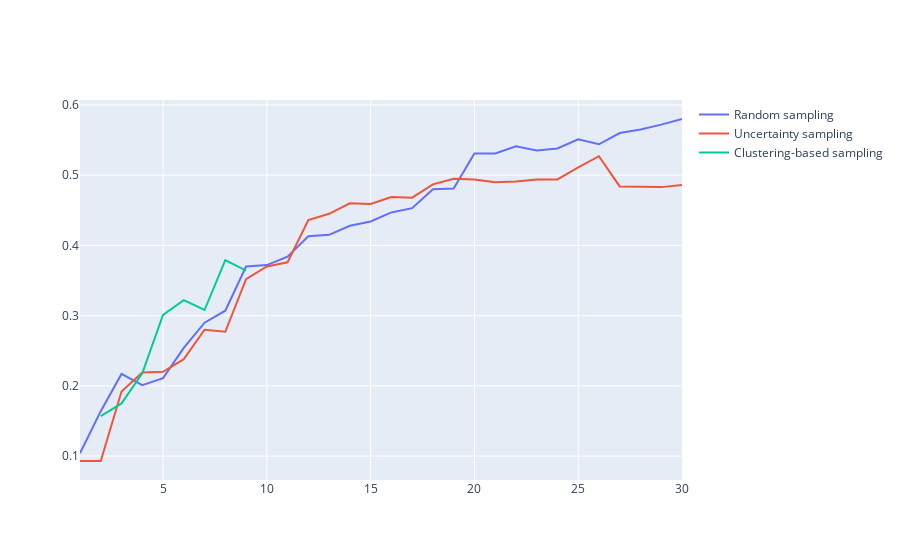

The notebook cell this image was saved under:
### Markdown cell above
Visualization

### Code cell
fig = go.Figure()
fig.add_trace(go.Scatter(x=number_of_labels_random_sampling, y=accuracies_random_sampling,
                         mode='lines', name='Random sampling'))
fig.add_trace(go.Scatter(x=number_of_labels_uncertainty_sampling, y=accuracies_uncertainty_sampling,
                        mode='lines', name='Uncertainty sampling'))
fig.add_trace(go.Scatter(x=number_of_labels_clustering_based_sampling, y=accuracies_clustering_based_sampling,
                        mode='lines', name='Clustering-based sampling'))
fig.show()

### Figure 1 — Plotly figure (JSON) as saved in the notebook; plotly's stock layout.template omitted (floating-point values rounded to 4 significant figures)
{"data": [{"mode": "lines", "name": "Random sampling", "type": "scatter", "x": [1, 2, 3, 4, 5, 6, 7, 8, 9, 10, 11, 12, 13, 14, 15, 16, 17, 18, 19, 20, 21, 22, 23, 24, 25, 26, 27, 28, 29, 30], "y": [0.104, 0.164, 0.217, 0.201, 0.211, 0.254, 0.29, 0.307, 0.37, 0.372, 0.384, 0.413, 0.415, 0.428, 0.434, 0.447, 0.453, 0.48, 0.481, 0.531, 0.531, 0.541, 0.535, 0.538, 0.551, 0.544, 0.56, 0.565, 0.572, 0.58]}, {"mode": "lines", "name": "Uncertainty sampling", "type": "scatter", "x": [1, 2, 3, 4, 5, 6, 7, 8, 9, 10, 11, 12, 13, 14, 15, 16, 17, 18, 19, 20, 21, 22, 23, 24, 25, 26, 27, 28, 29, 30], "y": [0.093, 0.093, 0.192, 0.219, 0.22, 0.238, 0.28, 0.277, 0.352, 0.37, 0.376, 0.436, 0.445, 0.46, 0.459, 0.469, 0.468, 0.487, 0.495, 0.494, 0.49, 0.491, 0.494, 0.494, 0.511, 0.527, 0.484, 0.483, 0.483, 0.486]}, {"mode": "lines", "name": "Clustering-based sampling", "type": "scatter", "x": [2, 3, 4, 5, 6, 7, 8, 9], "y": [0.157, 0.175, 0.218, 0.301, 0.322, 0.308, 0.379, 0.364]}], "layout": {}}
